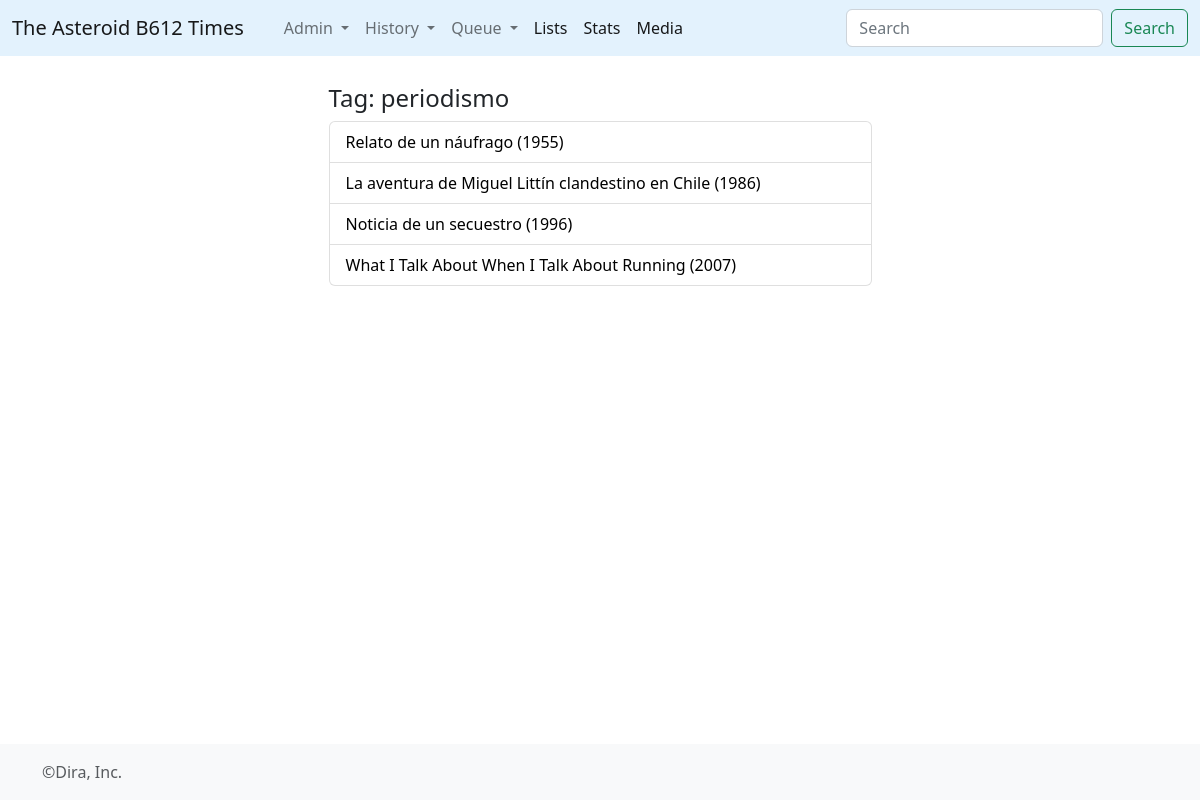
Screenshot of /booktag/periodismo with the database file from the repository.
### times/models.py (models this page shows, shortened)
class BookTag(models.Model):
	libro = models.ForeignKey(Book, on_delete=models.CASCADE)
	tag = models.CharField(max_length=256)

class Book(models.Model):
	title = models.CharField(max_length=512)
	orig_lan = models.CharField(max_length=2)
	info = models.TextField()
	pub_year = models.IntegerField()
	wtype = models.ForeignKey(WikiType,on_delete=models.CASCADE)
	@property
	def titulo(self):
		return self.title+' ('+ str(self.pub_year) +')'

### times/views.py (the view)
# urls.py: path('booktag/<this_tag>', views.viewbooktag, name='viewbooktag'),
def viewbooktag(request,this_tag):
	books = BookTag.objects.filter(tag=this_tag).order_by('libro__pub_year')
	now_tag = this_tag
	return render(request,'view-booktag.html',{'books':books,'now_tag':now_tag})

### times/templates/view-booktag.html (shortened to what this page needs)
{% extends 'base_forms.html' %}
{% block contenido %}
<article>
	<h4>Tag: {{now_tag}}</h4>
	  <ul class="list-group">
        {% for l in books %}
          <li class="list-group-item d-flex justify-content-between align-items-center">
          <a href="{% url 'book' l.libro.id %}" style="color:black; text-decoration: none;"> {{l.libro.titulo}}</a>
          </li>
        {% endfor %}
      </ul>
</article>
<br>
{% endblock%}

### rows the page displays
BookTag: libro.titulo "Relato de un náufrago (1955)"
BookTag: libro.titulo "La aventura de Miguel Littín clandestino en Chile (1986)"
BookTag: libro.titulo "Noticia de un secuestro (1996)"
BookTag: libro.titulo "What I Talk About When I Talk About Running (2007)"

### other values shown
{{ now_tag }} "periodismo"
